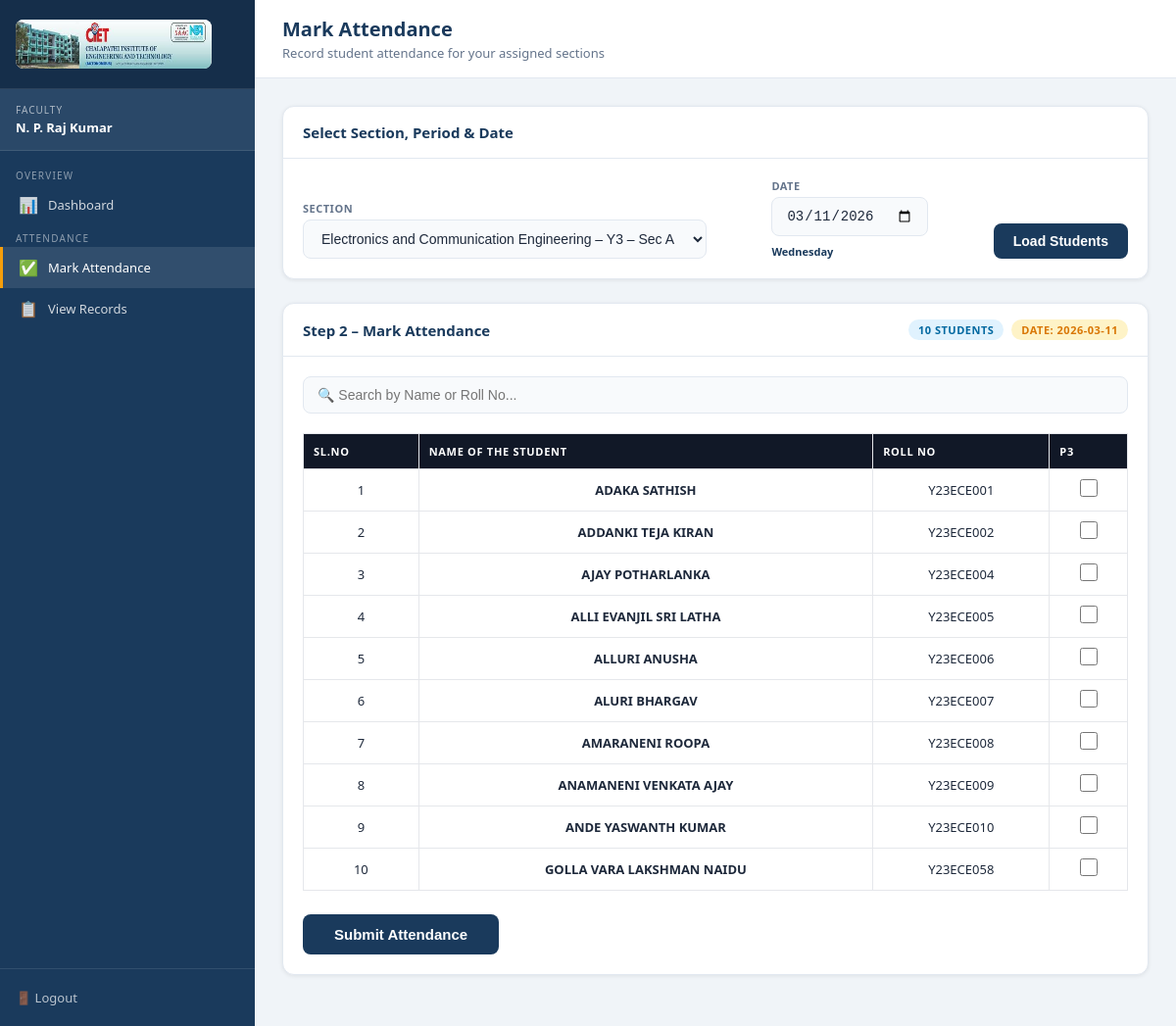
/faculty/mark-attendance?section_id=1 (signed in), run on the app's committed database.
### tables this page shows
CREATE TABLE timetable (
    id INTEGER PRIMARY KEY AUTOINCREMENT,
    faculty_id INTEGER NOT NULL,
    section_id INTEGER NOT NULL,
    day_of_week TEXT NOT NULL,
    period_number INTEGER NOT NULL,
    UNIQUE(faculty_id, section_id, day_of_week, period_number),
    FOREIGN KEY(faculty_id) REFERENCES faculty_profiles(id) ON DELETE CASCADE,
    FOREIGN KEY(section_id) REFERENCES sections(id) ON DELETE CASCADE
);

CREATE TABLE student_profiles (
    id INTEGER PRIMARY KEY AUTOINCREMENT,
    user_id INTEGER UNIQUE NOT NULL,
    section_id INTEGER,
    branch_id INTEGER,
    year_id INTEGER,
    name TEXT NOT NULL,
    roll_number TEXT UNIQUE NOT NULL,
    FOREIGN KEY(user_id) REFERENCES users(id) ON DELETE CASCADE,
    FOREIGN KEY(section_id) REFERENCES sections(id) ON DELETE SET NULL,
    FOREIGN KEY(branch_id) REFERENCES departments(id) ON DELETE SET NULL,
    FOREIGN KEY(year_id) REFERENCES years(id) ON DELETE SET NULL
);

### routes/faculty.py (the view, shortened to what this page needs)
@faculty_bp.route('/mark-attendance', methods=['GET', 'POST'])
@faculty_required
def mark_attendance():
    db = get_db()
    faculty_id = session.get('faculty_id')
    assigned_sections = db.execute(
        '''SELECT DISTINCT sec.id, d.name as branch_name,
                  y.year_number, sec.name as section_name
           FROM timetable t
           JOIN sections sec ON t.section_id = sec.id
           JOIN departments d ON sec.branch_id = d.id
           JOIN years y ON sec.year_id = y.id
           WHERE t.faculty_id = ?
           ORDER BY d.name, y.year_number, sec.name''',
        (faculty_id, )).fetchall()
    selected_section_id = request.args.get('section_id') or request.form.get(
        'section_id')
    selected_date = request.args.get('date') or request.form.get(
        'date') or date.today().isoformat()
    assigned_periods = []
    students = []
    selected_periods = []
    day_name = None
    if selected_section_id and selected_date:
        day_name = datetime.strptime(selected_date, "%Y-%m-%d").strftime("%A").capitalize()
        assigned_periods = db.execute(
            '''SELECT period_number
               FROM timetable
               WHERE faculty_id=?
               AND section_id=?
               AND day_of_week=?
               ORDER BY period_number''',
            (faculty_id, selected_section_id, day_name)).fetchall()
        selected_periods = [str(p['period_number']) for p in assigned_periods]
        if assigned_periods:
            students = db.execute(
                '''SELECT id, name, roll_number
                   FROM student_profiles
                   WHERE section_id=?
                   ORDER BY roll_number''',
                (selected_section_id, )).fetchall()
    db.close()
    return render_template('faculty/mark_attendance.html',
                           assigned_sections=assigned_sections,
                           assigned_periods=assigned_periods,
                           students=students,
                           selected_section_id=selected_section_id,
                           selected_periods=selected_periods,
                           selected_date=selected_date,
                           periods=range(1, 8),
                           today=date.today().isoformat())

### routes/faculty.py (called while the page is built)
def get_db():
    conn = sqlite3.connect(current_app.config['DB_PATH'])
    conn.row_factory = sqlite3.Row
    conn.execute("PRAGMA foreign_keys = ON")
    return conn

def faculty_required(f):
    @wraps(f)
    def decorated(*args, **kwargs):
        if session.get('role') != 'faculty':
            flash('Access denied. Faculty login required.', 'danger')
            return redirect(url_for('faculty.login'))
        return f(*args, **kwargs)
    return decorated

### templates/faculty/mark_attendance.html (shortened to what this page needs)
{% extends 'base.html' %}
{% block page_title %}Mark Attendance{% endblock %}
{% block page_subtitle %}Record student attendance for your assigned sections{% endblock %}
{% block sidebar %}
<span class="nav-section-title">Overview</span>
<a href="{{ url_for('faculty.dashboard') }}"><span class="nav-icon">📊</span> Dashboard</a>
<span class="nav-section-title">Attendance</span>
<a href="{{ url_for('faculty.mark_attendance') }}" class="active"><span class="nav-icon">✅</span> Mark Attendance</a>
<a href="{{ url_for('faculty.view_attendance') }}"><span class="nav-icon">📋</span> View Records</a>
{% endblock %}
{% block sidebar_footer %}<a href="{{ url_for('faculty.logout') }}">🚪 Logout</a>{% endblock %}
{% block content %}
<div class="card">
    <div class="card-header"><div class="card-title">Select Section, Period & Date</div></div>
    <div class="card-body">
        <form method="GET" class="filter-bar" style="border:none;padding:0;margin:0;">
            <div class="filter-group">
                <label>Section</label>
                <select name="section_id" class="form-control" required>
                    {% for sec in assigned_sections %}
                    <option value="{{ sec.id }}" {% if selected_section_id == sec.id|string %}selected{% endif %}>
                        {{ sec.branch_name }} – Y{{ sec.year_number }} – Sec {{ sec.section_name }}
                    </option>
                    {% endfor %}
                </select>
            </div>
            <div class="filter-group">
                <label>Date</label>
                <input type="date" name="date" id="att_date" class="form-control" value="{{ selected_date }}" max="{{ today }}" onchange="updateDay()">
                <div id="day_display" style="font-size: 11px; font-weight: bold; color: var(--primary); margin-top: 4px;"></div>
            </div>
            <button type="submit" class="btn btn-primary" style="align-self:flex-end;">Load Students</button>
        </form>
    </div>
</div>
{% if students %}
<div class="card">
    <div class="card-header">
        <div class="card-title">Step 2 – Mark Attendance</div>
        <div class="d-flex gap-8 align-center">
            <span class="badge badge-info">{{ students|length }} students</span>
            <span class="badge badge-warning">Date: {{ selected_date }}</span>
        </div>
    </div>
    <div class="card-body">
        <form method="POST">
            <div style="margin-bottom: 20px;">
                <input type="text" id="studentSearch" class="form-control" placeholder="🔍 Search by Name or Roll No..." onkeyup="filterStudents()">
            </div>
            <div class="table-wrapper">
                <table class="attendance-table">
                    <thead>
                        <tr>
                            <th>SL.NO</th>
                            <th>NAME OF THE STUDENT</th>
                            <th>ROLL NO</th>
                            {% for p in assigned_periods %}
                            <th>P{{ p.period_number }}</th>
                            {% endfor %}
                        </tr>
                    </thead>
                    <tbody id="attendanceBody">
                        {% for student in students %}
                        <tr class="student-row">
                            <td>{{ loop.index }}</td>
                            <td class="student-name"><strong>{{ student.name }}</strong></td>
                            <td class="student-roll">{{ student.roll_number }}</td>
                            {% for p in assigned_periods %}
                            <td>
                                <input type="checkbox" name="status_{{ student.id }}_{{ p.period_number }}" value="present">
                            </td>
                            {% endfor %}
                        </tr>
                        {% endfor %}
                    </tbody>
                </table>
            </div>
            <div class="mt-24">
                <button type="submit" class="btn btn-primary" style="padding:12px 32px;font-size:15px;">Submit Attendance</button>
            </div>
        </form>
    </div>
</div>
{% endif %}
{% endblock %}

### static/css/style.css (style rules this page uses)
:root { --primary: #1a3a5c; --primary-light: #2563a8; --accent: #f59e0b; --success: #16a34a; --danger: #dc2626; --warning: #d97706; --info: #0891b2; --bg: #f0f4f8; --card-bg: #ffffff; --text: #1e293b; --text-muted: #64748b; --border: #e2e8f0; --sidebar-width: 260px; }
* { box-sizing: border-box; margin: 0; padding: 0; }
body { font-family: 'Segoe UI', Tahoma, Geneva, Verdana, sans-serif; background: var(--bg); color: var(--text); min-height: 100vh; }
.form-control { width: 100%; padding: 10px 14px; border: 1.5px solid var(--border); border-radius: 8px; font-size: 14px; color: var(--text); background: #f8fafc; transition: border-color 0.2s, box-shadow 0.2s; outline: none; }
select.form-control { cursor: pointer; }
.btn { display: inline-flex; align-items: center; justify-content: center; gap: 6px; padding: 10px 20px; border: none; border-radius: 8px; font-size: 14px; font-weight: 600; cursor: pointer; text-decoration: none; transition: all 0.2s; }
.btn-primary { background: var(--primary); color: #fff; }
.nav-section-title { font-size: 10px; text-transform: uppercase; letter-spacing: 1.2px; opacity: 0.5; padding: 16px 16px 6px; }
.sidebar-nav a { display: flex; align-items: center; gap: 10px; padding: 10px 16px; color: rgba(255,255,255,0.8); text-decoration: none; font-size: 13px; font-weight: 500; transition: all 0.2s; border-left: 3px solid transparent; }
.sidebar-nav a:hover, .sidebar-nav a.active { background: rgba(255,255,255,0.1); color: #fff; border-left-color: var(--accent); }
.sidebar-nav a .nav-icon { font-size: 16px; width: 20px; text-align: center; }
.sidebar-footer a { display: flex; align-items: center; gap: 8px; color: rgba(255,255,255,0.7); text-decoration: none; font-size: 13px; padding: 8px 0; }
.card { background: var(--card-bg); border-radius: 12px; box-shadow: 0 1px 4px rgba(0,0,0,0.08); border: 1px solid var(--border); margin-bottom: 24px; }
.card-header { padding: 16px 20px; border-bottom: 1px solid var(--border); display: flex; align-items: center; justify-content: space-between; gap: 12px; }
.card-title { font-size: 15px; font-weight: 700; color: var(--primary); }
.card-body { padding: 20px; }
.table-wrapper { overflow-x: auto; }
table { width: 100%; border-collapse: collapse; font-size: 13px; }
thead th { background: #f1f5f9; color: var(--text-muted); font-weight: 700; font-size: 11px; text-transform: uppercase; letter-spacing: 0.7px; padding: 10px 14px; text-align: left; border-bottom: 1px solid var(--border); }
tbody tr { border-bottom: 1px solid var(--border); transition: background 0.15s; }
tbody tr:last-child { border-bottom: none; }
tbody td { padding: 11px 14px; color: var(--text); vertical-align: middle; }
.badge { display: inline-block; padding: 3px 10px; border-radius: 20px; font-size: 11px; font-weight: 700; text-transform: uppercase; letter-spacing: 0.5px; }
.badge-info { background: #e0f2fe; color: #0369a1; }
.badge-warning { background: #fef3c7; color: #d97706; }
.filter-bar { display: flex; flex-wrap: wrap; gap: 15px; align-items: flex-end; justify-content: space-between; }
.filter-group { display: flex; flex-direction: column; gap: 4px; min-width: 160px; }
.filter-group label { font-size: 11px; font-weight: 700; color: var(--text-muted); text-transform: uppercase; letter-spacing: 0.5px; }
.d-flex { display: flex; }
.align-center { align-items: center; }
.gap-8 { gap: 8px; }
.mt-24 { margin-top: 24px; }
.attendance-table { width: 100%; border-collapse: collapse; text-align: center; }
.attendance-table th, .attendance-table td { border: 1px solid #e5e7eb; padding: 10px; }
.attendance-table th { background-color: #111827; color: white; }
.attendance-table input[type="checkbox"] { width: 18px; height: 18px; cursor: pointer; }

### data on the page
timetable: period_number "3"
student_profiles: name "ADAKA SATHISH", roll_number "Y23ECE001"
student_profiles: name "ADDANKI TEJA KIRAN", roll_number "Y23ECE002"
student_profiles: name "AJAY POTHARLANKA", roll_number "Y23ECE004"
student_profiles: name "ALLI EVANJIL SRI LATHA", roll_number "Y23ECE005"
student_profiles: name "ALLURI ANUSHA", roll_number "Y23ECE006"
student_profiles: name "ALURI BHARGAV", roll_number "Y23ECE007"
student_profiles: name "AMARANENI ROOPA", roll_number "Y23ECE008"
student_profiles: name "ANAMANENI VENKATA AJAY", roll_number "Y23ECE009"
student_profiles: name "ANDE YASWANTH KUMAR", roll_number "Y23ECE010"
student_profiles: name "GOLLA VARA LAKSHMAN NAIDU", roll_number "Y23ECE058"

### other printed values
{{ session.role | upper }} "FACULTY"
{{ students|length }} "10"
{{ selected_date }} "2026-03-11"
form field section_id "Electronics and Communication Engineering – Y3 – Sec A"
